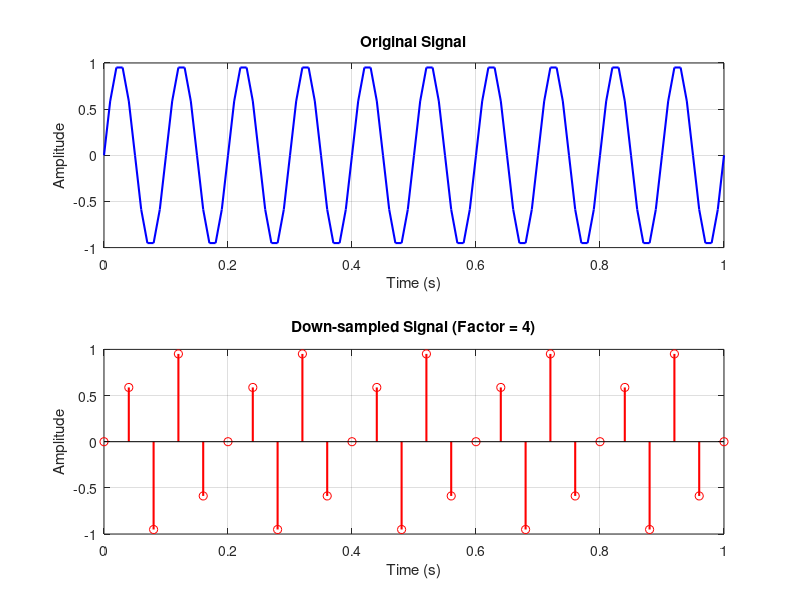

Write MATLAB code to recreate this figure.
% Down-sampling by an integral factor
clc;
clear;

% Original signal (example: sine wave)
fs = 100; % Original sampling frequency
t = 0:1/fs:1; % Time vector
x = sin(2*pi*10*t); % Original signal

% Down-sampling factor
M = 4; % Down-sampling by a factor of 4

% Down-sampled signal
y = x(1:M:end); % Take every M-th sample
t_down = t(1:M:end); % Corresponding time vector

% Plot the results
subplot(2, 1, 1);
plot(t, x, 'b', 'LineWidth', 1.5);
title('Original Signal');
xlabel('Time (s)');
ylabel('Amplitude');
grid on;

subplot(2, 1, 2);
stem(t_down, y, 'r', 'LineWidth', 1.5); % Use stem for discrete representation
title(['Down-sampled Signal (Factor = ', num2str(M), ')']);
xlabel('Time (s)');
ylabel('Amplitude');
grid on;
